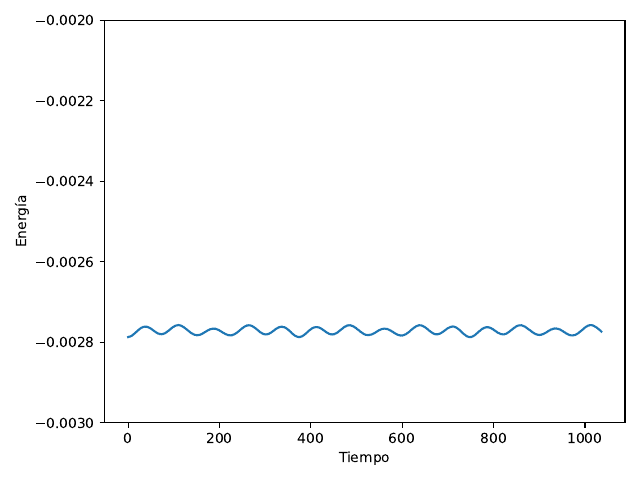

This chart was generated by the following Python code:
import numpy as np
import matplotlib.pyplot as plt

data=np.loadtxt('energia.dat')
x=data[:,0]
y=data[:,1]

fig=plt.figure()
ax=fig.add_subplot(111)
ax.plot(x,y)
ax.set_ylim(ymin=-0.003,ymax=-0.002)

plt.xlabel('Tiempo')
plt.ylabel('Energía')
fig.set_tight_layout(True)

plt.show()

file_out='energia'
fig.savefig("{}.pdf".format(file_out))
